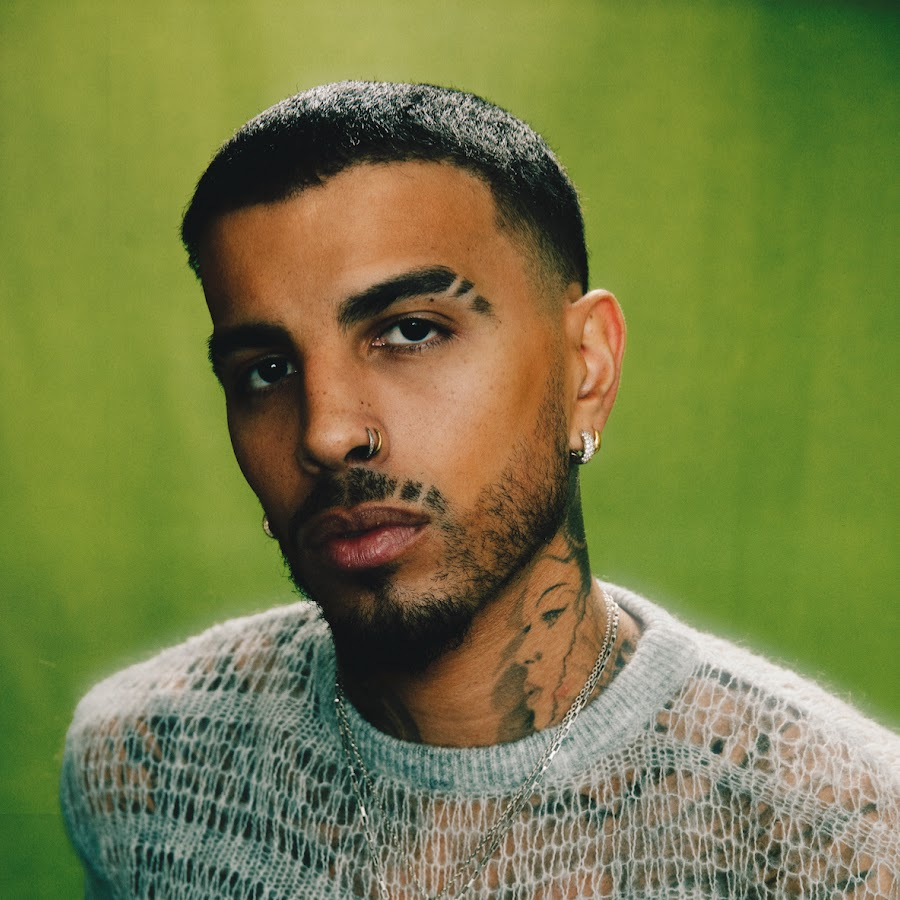
%> input picture Objetos/rauw.jpg, 900 x 900 px
$ octave C2.m   (GNU Octave 9; MATLAB toolbox functions it lacks are replaced by stand-ins)
%> lines starting %> are read from the running program, lines starting %| are printed output that depends on the picture
clear , clc, close all

c=imread('rauw.jpg');
%> c is the input picture: size 900x900x3 uint8; mean R, G, B 118.6, 123.9, 68.7
sz=size(c);
%> sz = [900 900 3]
% c(1,1,1)
% c(200,200,:)
r=zeros(sz);
r(:,:,1)=c(:,:,1);
g=zeros(sz);
g(:,:,2)=c(:,:,2);
b=zeros(sz);
b(:,:,3)=c(:,:,3);
a=zeros(sz);
a=r+g; %a(:,:1:2)=c(:,:,1:2)
cy=zeros(sz);
cy=b+g;
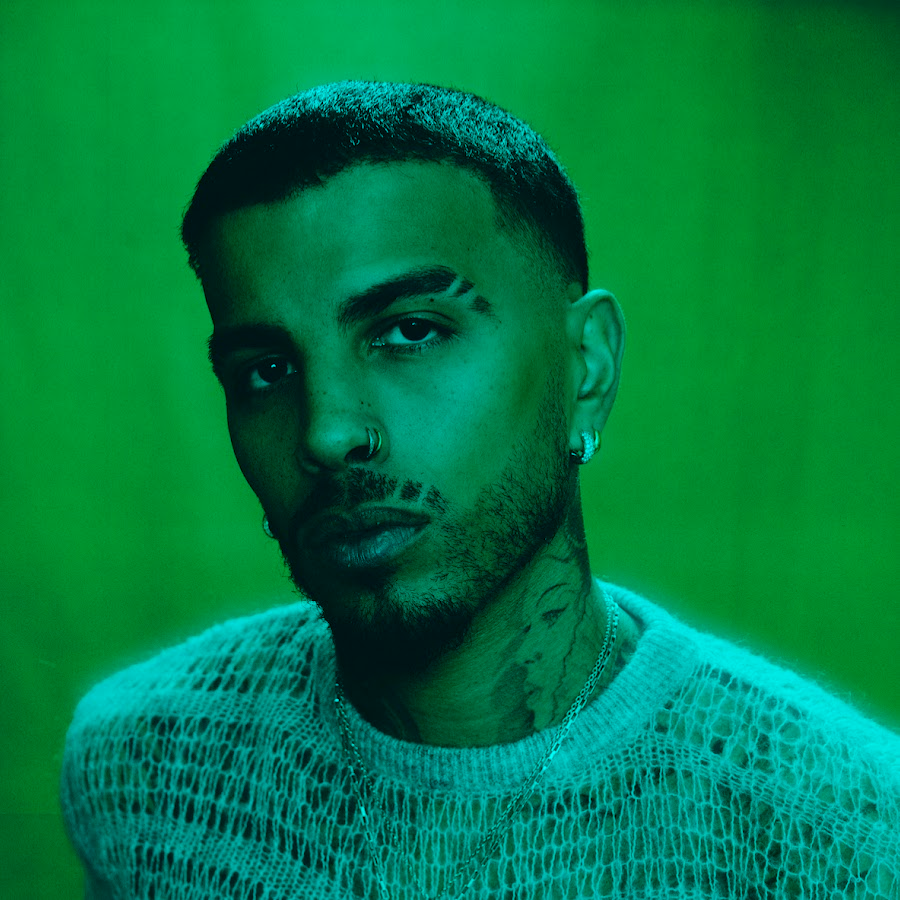
%> cy: size 900x900x3 double; mean R, G, B 0, 123.9, 68.7
m=zeros(sz);
m=r+b;
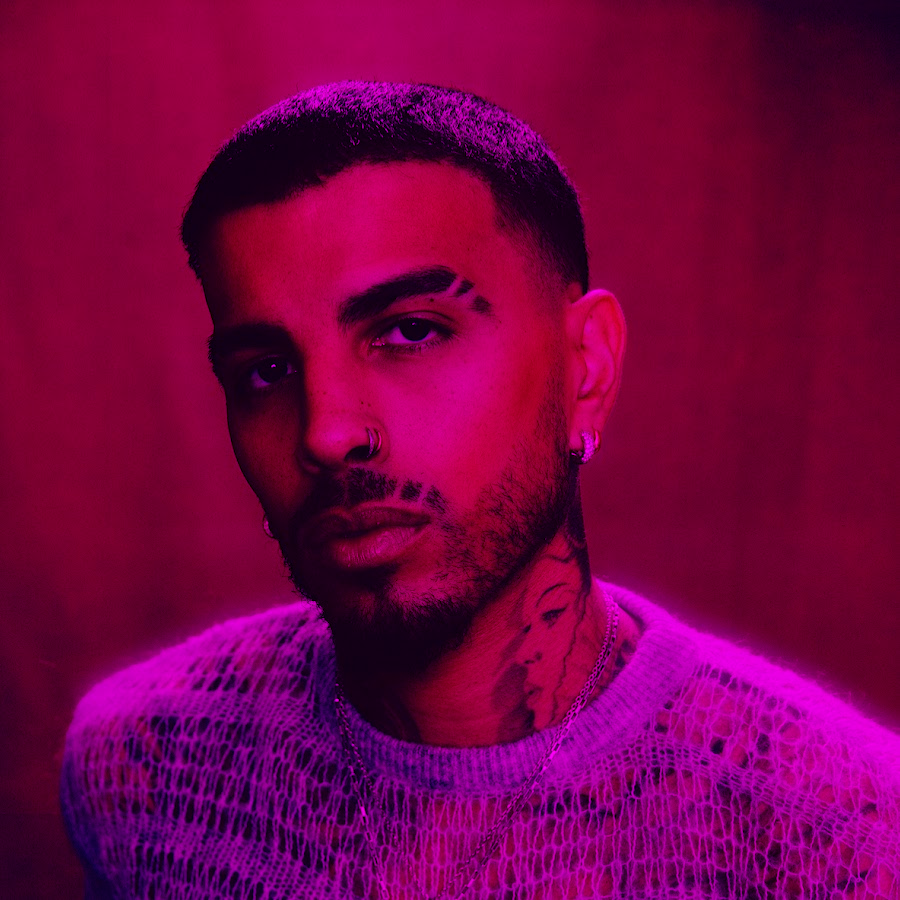
%> m: size 900x900x3 double; mean R, G, B 118.6, 0, 68.7
figure
subplot(2,4,1:2), imshow(c)
subplot(2,4,3), imshow(r/255) %imshow(uint8(r))
subplot(2,4,4), imshow(g/255)
subplot(2,4,5), imshow(b/255)
subplot(2,4,6), imshow(a/255)
subplot(2,4,7), imshow(cy/255)
subplot(2,4,8), imshow(m/255)
%> after `imshow(m/255)`:
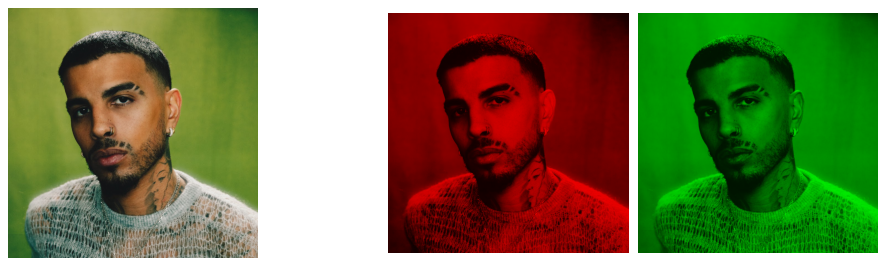
%> figure redrawn from the program's plot data, 7 panels

rg=c(:,:,1);
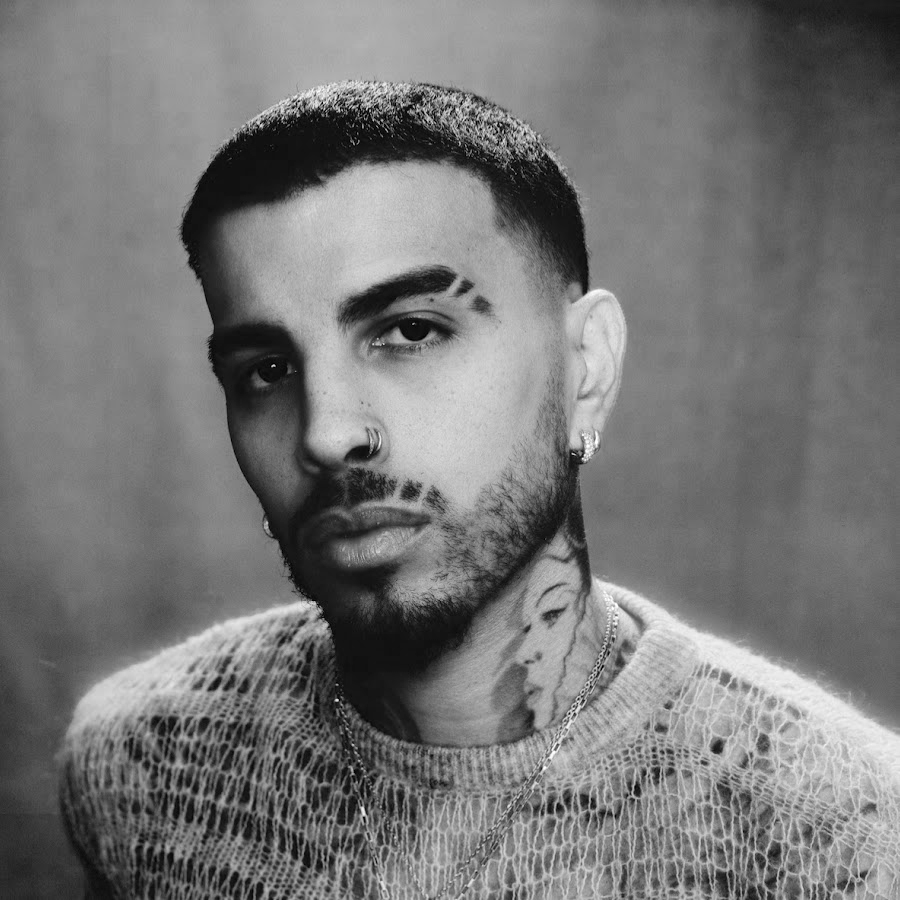
%> rg: size 900x900 uint8; min 0, max 255, mean 118.6
gg=c(:,:,2);
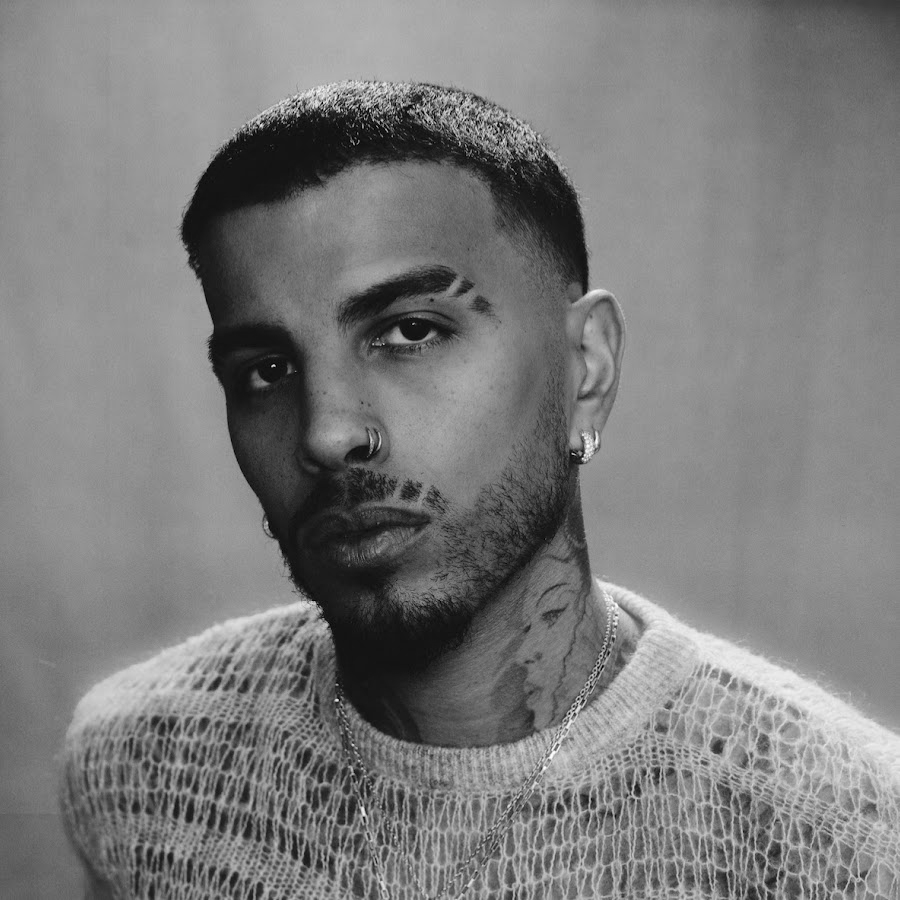
%> gg: size 900x900 uint8; min 0, max 254, mean 123.9
bg=c(:,:,3);
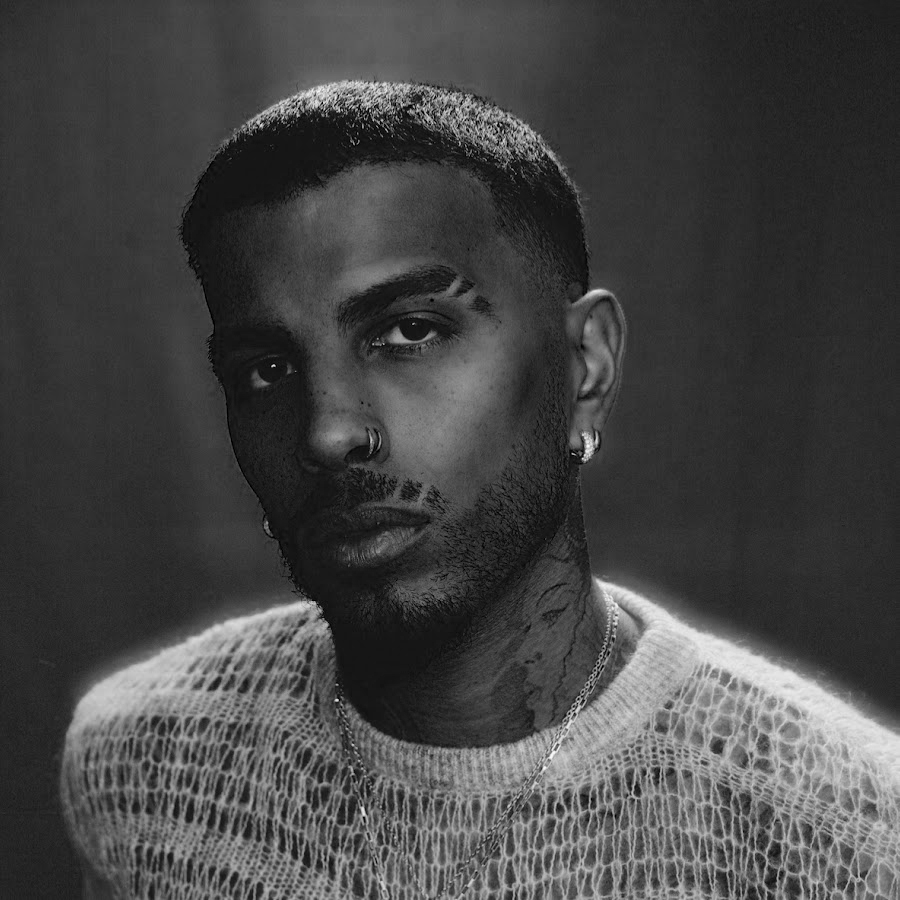
%> bg: size 900x900 uint8; min 0, max 250, mean 68.7
figure
subplot(2,2,1)
imshow(c)
subplot(2,2,2),imshow(rg)
subplot(2,2,3),imshow(gg)
subplot(2,2,4),imshow(bg)

$ run again, with Objetos/esferascolores.JPG copied over Objetos/rauw.jpg
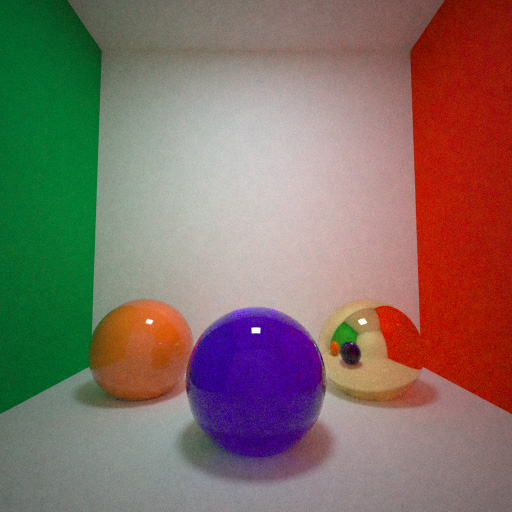
%> input picture Objetos/esferascolores.JPG, 512 x 512 px
%> c is the input picture: size 512x512x3 uint8; mean R, G, B 130.6, 110.5, 101.3
%> `rg=c(:,:,1);`:
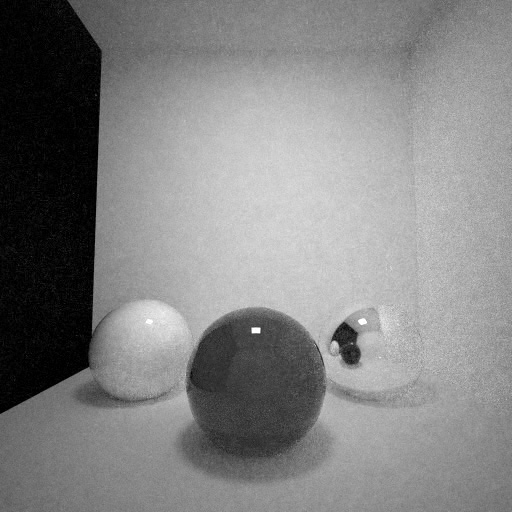
%> rg: size 512x512 uint8; min 0, max 255, mean 130.6
%> `bg=c(:,:,3);`:
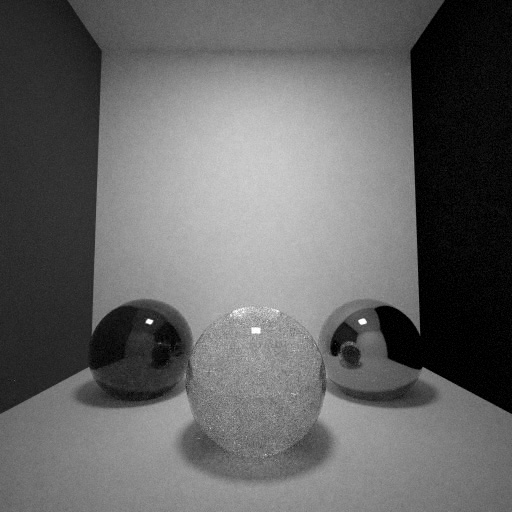
%> bg: size 512x512 uint8; min 0, max 255, mean 101.3
